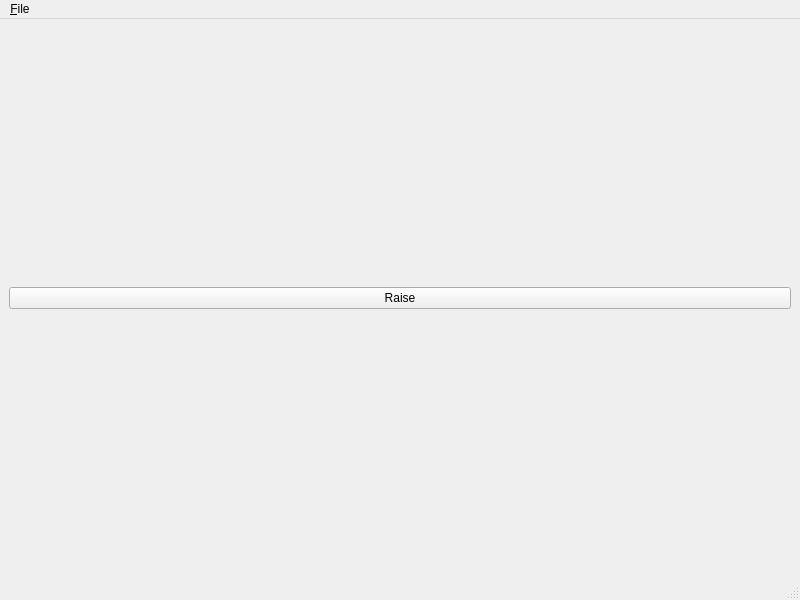
<?xml version="1.0" encoding="UTF-8"?>
<ui version="4.0">
 <class>MainWindow</class>
 <widget class="QMainWindow" name="MainWindow">
  <property name="geometry">
   <rect>
    <x>0</x>
    <y>0</y>
    <width>800</width>
    <height>600</height>
   </rect>
  </property>
  <property name="windowTitle">
   <string>MainWindow</string>
  </property>
  <widget class="QWidget" name="centralwidget">
   <layout class="QVBoxLayout" name="verticalLayout">
    <item>
     <widget class="QPushButton" name="raise_button">
      <property name="text">
       <string>Raise</string>
      </property>
     </widget>
    </item>
   </layout>
  </widget>
  <widget class="QMenuBar" name="menubar">
   <property name="geometry">
    <rect>
     <x>0</x>
     <y>0</y>
     <width>800</width>
     <height>23</height>
    </rect>
   </property>
   <widget class="QMenu" name="menu_File">
    <property name="title">
     <string>&amp;File</string>
    </property>
   </widget>
   <addaction name="menu_File"/>
  </widget>
  <widget class="QStatusBar" name="statusbar"/>
 </widget>
 <resources/>
 <connections/>
</ui>
